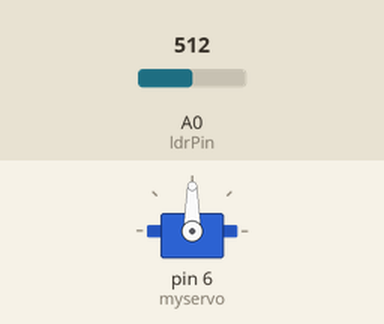
This sketch was run on a simulated Arduino Uno, built with avr-gcc and run on an emulated ATmega328P. On the bench: servo. The inputs (shaded band) are chosen by the test bench; at power-on: A0 (ldrPin) = 512.

Above: at 3.2 s.
3.3 s: A0 (ldrPin) set to 583
4.8 s: A0 (ldrPin) set to 602
At 5.1 s:
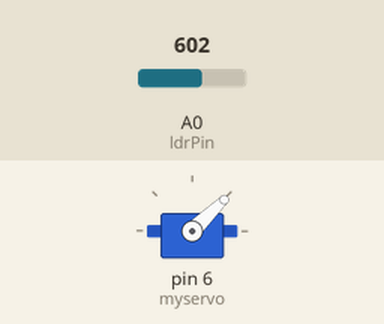
6.3 s: A0 (ldrPin) set to 447
7.8 s: A0 (ldrPin) set to 420
At 8.6 s:
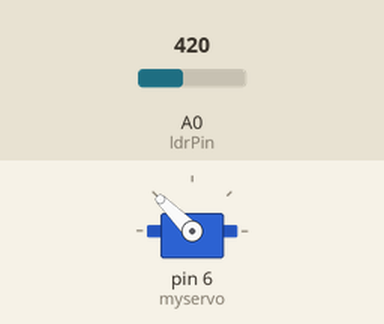
9.3 s: A0 (ldrPin) set to 716
At 9.8 s:
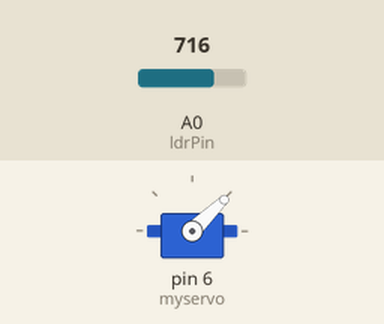
10.8 s: A0 (ldrPin) set to 306
At 12.1 s:
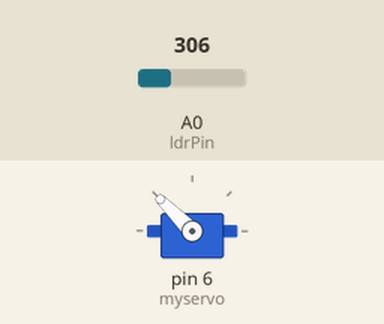
Timing chart, 0 to 13.3 s (numbered marks = the images above; inputs shaded):
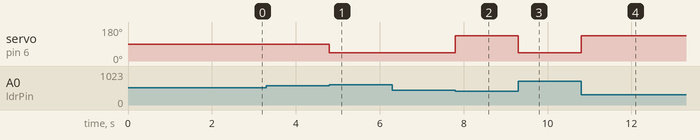

The sketch:

camera_eye_shutter.ino
```cpp
#include <Servo.h>

Servo myservo;  // create servo object to control a servo

int ldrPin = A0;
int referenceValue = 512;
int pulse1;
int pulse2;
void setup() {
  //Serial.begin(9600);
  //Serial.println("start");
  myservo.attach(6);  // attaches the servo on pin 9 to the servo object
  //Serial.println("centre");
  myservo.writeMicroseconds(1470);
  delay(2000);
}

void loop() {
  int lightValue = analogRead(ldrPin);

  //myservo.writeMicroseconds(pulse);
  if (lightValue < referenceValue)
     {  //Serial.println("Low Light");
        if((referenceValue - lightValue) > 80)
          {//Serial.println("Low Light operation");
            pulse1 = (lightValue, 0,512,1470,1940);
            // Serial.print("Pulse1 : ");Serial.println(pulse1);
             myservo.writeMicroseconds(pulse1);
          }
     }
  if (lightValue > referenceValue)
     {//Serial.println("Bright Light");
         if((lightValue - referenceValue) > 80)
          {//Serial.println("Bright Light operation");
             pulse2 = (lightValue,512,1023,1470,1000);
             //Serial.print("Pulse2 : ");Serial.println(pulse2);
             myservo.writeMicroseconds(pulse2);
          }
     }
}
```

Measured:
- the behaviour switches between 592 and 593 on A0 (ldrPin) (found by bisection; images 0 and 1)
- the behaviour switches between 432 and 431 on A0 (ldrPin) (found by bisection; images 1 and 2)
- after the input at 3.3 s, every drawn part: stays the same
- after the input at 4.8 s, servo on pin 6 (myservo): 90° → 44° at once
- after the input at 6.3 s, every drawn part: stays the same
- after the input at 7.8 s, servo on pin 6 (myservo): 44° → 135° at once
- after the input at 9.3 s, servo on pin 6 (myservo): 135° → 44° at once
- after the input at 10.8 s, servo on pin 6 (myservo): 44° → 135° at once
